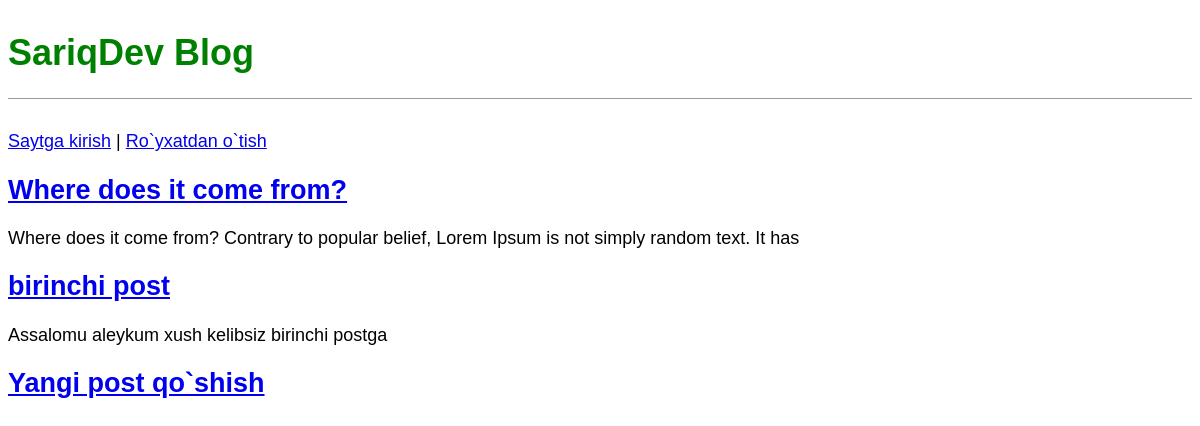
The page / on the database its author committed.
### blogapp/models.py (models this page shows, shortened)
class Post(models.Model):
    title = models.CharField(max_length=200)
    author = models.ForeignKey(
        'auth.User',
        on_delete=CASCADE
    )
    body = models.TextField()

### blogapp/views.py (the view)
# urls.py: path('', BlogListView.as_view(), name='home'),
class BlogListView(ListView):
    model = Post
    template_name = 'home.html'

### templates/home.html
{% extends 'base.html' %}
{% block content %}
{% for post in object_list %}
<div class="post-entry">
    <h2><a href="{% url 'post_detail' post.pk %}">{{post.title}}</a> </h2>
    <p>{{post.body | slice:"100"}}</p>
</div>
{% endfor %}
{% endblock %}

### static/css/base.css (style rules this page uses)
body { font-family: 'Noto Sans JP', sans-serif; font-size:18px; }

### rows shown on the page
Post: title "Where does it come from?", body "Where does it come from? Contrary to popular belief, Lorem Ipsum is not simply random text. It has"
Post: title "birinchi post", body "Assalomu aleykum xush kelibsiz birinchi postga"
